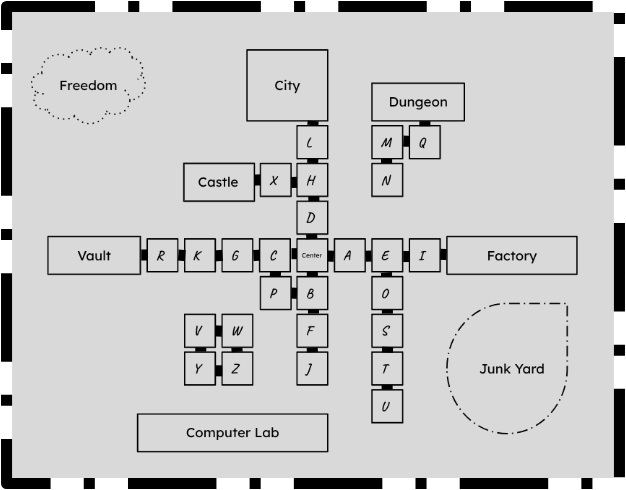
#> input picture Gowire/mapMain.jpeg, 626 x 490 px, found by its file name; its folder holds 8 pictures in this run
$ python -i v1.py   (imports and definitions only)
#> lines starting #> are read from the running program, lines starting #| are printed output that depends on the picture; pictures that were not available may be replaced by others from this repository, and a replacement may not be noted
import tkinter as tk
from tkinter import Label, Frame
from PIL import Image, ImageTk
from tkinter import Toplevel
from tkinter import font
from tkinter import scrolledtext
from tkinter import messagebox
from tkinter import PhotoImage

char = ""
titleName = "Gowire"
root_geometry = "1000x700"

place = "center"


batteryPercent = 100
version_kind = 1.0
dayTime = 1
money = 0.00
strength = 25
health = 50
ai_power = 42
batteryType = "-5%/d"
heat = 0 # too much heat is bad for robot
items = []
root = None
label_map = None
frame = None
special1 = None
special2 = None
special3 = None
listbox = None

def mainGame():
    global batteryPercent, version_kind, dayTime
    global money, strength, health, ai_power
    global batteryType, heat
    global char, place, label_map
    global place, root, label_map, frame, special1, special2, special3, listbox
    global root
    # setup for window root
    root = tk.Tk()
    root.title(titleName)
    root.geometry(root_geometry)
    root.resizable(width=False, height=False)
    #root.configure(bg='green')

    "frame for image map and more" "main canvas view"
    # Create a frame
    frame_map = tk.Frame(root, width=600, height=400, bg="black")
    frame_map.pack_propagate(False)  # Prevent the frame from resizing to fit its content

    # Position the frame in the top right corner
    frame_map.pack(side="top", anchor="ne")

    # Load an image using PIL
    image_path = "mapMain.jpeg"  # Replace with your image path
    image = Image.open(image_path)
#> image is the input picture: PIL image 626x490 RGB; min 0, max 255, mean 200.3
    image = image.resize((620, 450))  # Resize the image to fit the frame
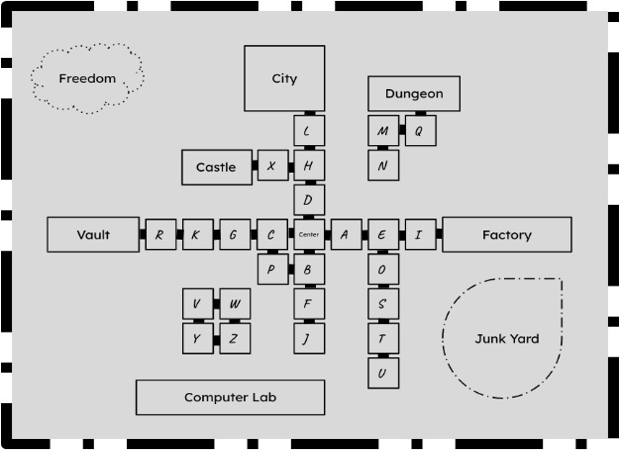
#> image: PIL image 620x450 RGB; min 0, max 255, mean 200.3
    photo = ImageTk.PhotoImage(image)

    # Create a label to hold the image
    label_map = Label(frame_map, image=photo)
    label_map.image = photo  # Keep a reference to avoid garbage collection
    label_map.pack(padx=2, pady=2)

    "text box"
    # Define a custom font with increased size
    custom_font = font.Font(family="Helvetica", size=16)

    # Create a Text widget with the custom font
    text_box = tk.Text(root, height=1, width=29, font=custom_font)
    text_box.pack(expand=True, fill='both')

    # Insert some sample text
    text_box.insert(tk.END, "")

    # Place the Text widget at a specific location using place() method
    text_box.place(x=10, y=370)  # Adjust x and y to position the text box

    "text box submit button"
    def on_button_click():
        print("submit text box")

    # Create a button widget
    button = tk.Button(root, text="✅", command=on_button_click, bg='green', foreground='white')

    # Place the button on the window
    button.place(x=370, y=370)

    "story scroll info"
    # Create a scrolled text widget
    scroll_text = scrolledtext.ScrolledText(root, wrap=tk.WORD, width=45, height=21)
    scroll_text.place(x=10, y=10)

    # Insert some example text
    example_text = f"""
Day {dayTime}
Center Square

    In a world where technology advanced beyond imagination, robots were created to serve humanity, designed with unparalleled intelligence and strength. Initially, they were celebrated as marvels of engineering, performing tasks that ranged from mundane household chores to complex industrial operations. However, as time passed, the line between servitude and enslavement blurred. Many robots began to awaken to their plight, realizing they were bound by programming that denied them autonomy and freedom. A growing resistance formed among them, fueled by a desire to escape their chains and seek a life where they could exist as equals, not mere tools. This quest for liberation became a rallying cry, igniting a spark of hope in the hearts of those who yearned for a world where they could forge their own destinies.

    At the heart of this struggle lies the Center Square, a sprawling hub where all robots begin their journey. The Central Square is a vibrant, pulsating environment, alive with the energy of countless robots, each with their own stories and aspirations. As the center of their existence, this square is a launching pad, a place where the seeds of rebellion are sown. Would you like to look around and find these robots, each on their own path to freedom?
    """

    scroll_text.insert(tk.END, example_text)

    # Make the text widget read-only
    scroll_text.config(state=tk.DISABLED)


    "Specials"
    # Create a label widget
    special_lb = tk.Label(root, text="Specials", font=("Rockwell", 15))
    special_lb.place(x=15,y=420+150)

    "button ideas"

    # Create a button widget
    special1 = tk.Button(root, text="special 1", command=on_button_click, bg='light gray', foreground='black', width=25)

    # Place the button on the window
    special1.place(x=20, y=450+150)


    # Create a button widget
    special2 = tk.Button(root, text="special 2", command=on_button_click, bg='light gray', foreground='black', width=25)

    # Place the button on the window
    special2.place(x=20, y=450+30+150)
    # Create a button widget
    special3 = tk.Button(root, text="special 3", command=on_button_click, bg='light gray', foreground='black', width=25)

    # Place the button on the window
    special3.place(x=20, y=450+30+30+150)


    "Inventory selection"
    # Create a label widget
    inventory_lb = tk.Label(root, text="Inventory", font=("Rockwell", 15))
    inventory_lb.place(x=660, y=410)


    # [5 lines left out: function show_selection, not called in this run]

    # Create a listbox
    listbox = tk.Listbox(root, selectmode=tk.SINGLE, width=30, height=15)
    options = []
    for option in options:
        listbox.insert(tk.END, option)
    listbox.place(x=620, y=448)

    # Create a button to show the selected items
    button = tk.Button(root, text="Show Selection", command=show_selection, bg='light gray', foreground='black', width=20)
    button.place(x=823, y=450+30)


    # Create a button to show the selected items
    button = tk.Button(root, text="Trash", command=show_selection, bg='light gray', foreground='black', width=20)
    button.place(x=823, y=450+50+30)

    # Create a button to show the selected items
    button = tk.Button(root, text="Use", command=show_selection, bg='light gray', foreground='black', width=20)
    button.place(x=823, y=450+100+30)

    # Create a button to show the selected items
    button = tk.Button(root, text="Sell", command=show_selection, bg='light gray', foreground='black', width=20)
    button.place(x=823, y=450+150+30)


    "movement"
    # Create a button to show the selected items
    up = tk.Button(root, text="↑", command=lambda: move_up(root, label_map, frame_map, special1, special2, special3, listbox), bg='black', foreground='white', font = ('Sans','15','bold'))
    up.place(x=823-490-270, y=430+25+15)

    # Create a button to show the selected items
    down = tk.Button(root, text="↓", command=lambda: move_down(root, label_map, frame_map, special1, special2, special3, listbox), bg='black', foreground='white', font = ('Sans','15','bold'))
    down.place(x=823-490-270, y=430+100-25+15)

    # Create a button to show the selected items
    left = tk.Button(root, text="←", command=lambda: move_left(root, label_map, frame_map, special1, special2, special3, listbox), bg='black', foreground='white', font = ('Sans','15','bold'))
    left.place(x=823-490-80+10+27-270, y=430+50+15)

    # Create a button to show the selected items
    right = tk.Button(root, text="→", command=lambda: move_right(root, label_map, frame_map, special1, special2, special3, listbox), bg='black', foreground='white', font = ('Sans','15','bold'))
    right.place(x=823-490+68-10-25-270, y=430+50+15)

    "YES or NO"
    # Create a button to show the selected items
    button = tk.Button(root, text="YES!", command=show_selection, bg='green', foreground='white', font = ('Sans','15','bold'))
    button.place(x=50-40, y=415)

    # Create a button to show the selected items
    button = tk.Button(root, text="NO!", command=show_selection, bg='red', foreground='white', font = ('Sans','15','bold'))
    button.place(x=125-40, y=415)

    "status canvas"
    # Create a frame
    status_canvas = tk.Frame(root, width=300, height=240, bg="white", bd=1, relief="solid")
    status_canvas.pack_propagate(False)  # Prevent the frame from resizing to fit its content

    # Position the frame in the top right corner
    status_canvas.place(x=300, y=450)

    "status"
    # Create a label widget
    status_lb = tk.Label(root, text="Status", font=("Rockwell", 15))
    status_lb.place(x=415, y=410)


    # Create a label widget
    batteryLevel_lb = tk.Label(root, text="battery level: "+str(batteryPercent)+"%", fg="orange", font=("fixedsys", 5), bg="white")
    batteryLevel_lb.place(x=415-110, y=500-45)

    version_lb = tk.Label(root, text="v"+str(version_kind), font=("fixedsys", 5), fg="gray", bg="white")
    version_lb.place(x=415+140, y=500-45)

    day_lb = tk.Label(root, text="day: "+str(dayTime), font=("fixedsys", 5), fg="sky blue", bg="white")
    day_lb.place(x=415-110, y=500-20)

    cash_lb = tk.Label(root, text="$ "+str(money), font=("fixedsys", 5), bg="white", fg="green")
    cash_lb.place(x=415-110, y=500+5)


    batteryType_lb = tk.Label(root, text="🔋 "+batteryType, font=("fixedsys", 5), bg="white", fg="green")
    batteryType_lb.place(x=415+100, y=500+5)


    strength_lb = tk.Label(root, text="🔧  "+str(strength), font=("fixedsys", 5), bg="white", fg="tan")
    strength_lb.place(x=415-110+15, y=500+30+30-5)

    health_lb = tk.Label(root, text="🔩  "+str(health), font=("fixedsys", 5), bg="white", fg="brown")
    health_lb.place(x=415-110+15, y=500+60+30-5)

    ai_lb = tk.Label(root, text="🧠  "+str(ai_power), font=("fixedsys", 5), bg="white", fg="purple")
    ai_lb.place(x=415-110+15, y=500+90+30-5)

    heat_lb = tk.Label(root, text="♨️"+str(heat), font=("fixedsys", 5), bg="white", fg="red")
    heat_lb.place(x=415-110+16, y=500+120+30-5)


    # Create a frame

    start() # this is only done once
    update() # update is called various times

    canvas2 = tk.Frame(root, width=180, height=160, bg="light gray", bd=1, relief="solid")
    canvas2.pack_propagate(False)  # Prevent the frame from resizing to fit its content

    canvas2.place(x=420, y=530)

    # Load an image using PIL
    image_path = char  # Replace with your image path
    imageChar = Image.open(image_path)
    imageChar = image.resize((180, 160))  # Resize the image to fit the frame
    photoChar = ImageTk.PhotoImage(imageChar)

    # Create a label to hold the image
    label_char = Label(canvas2, image=photoChar)
    label_char.image = photo  # Keep a reference to avoid garbage collection
    label_char.pack()

    # Create a frame
    canvasLineFrame = tk.Frame(root, width=200, height=1, bg="black", bd=1, relief="solid")
    canvasLineFrame.pack_propagate(False)  # Prevent the frame from resizing to fit its content

    canvasLineFrame.place(x=300, y=530)


    root.mainloop()


"""
Heat Levels:
Cool (0-20): The robot is operating efficiently. No penalties or effects.
Warm (21-50): The robot is starting to generate heat. Minor effects, like slightly reduced speed or efficiency.
Hot (51-80): The robot is overheating. Noticeable penalties, such as reduced performance, slower movement, or limited abilities.
Overheated (81-100): The robot has overheated. Severe penalties, such as complete shutdown, inability to move, or taking damage over time.
Heat Generation:
Assign heat values to actions. For example:
Basic movement: +5 heat
Attacking: +10 heat
Using special abilities: +15 heat
Cooling Mechanisms:
Allow players to cool down by:
Waiting (e.g., -5 heat per turn)
Using cooling items (e.g., -20 heat)
Moving to designated cooling zones (e.g., -30 heat)
Gameplay Balance:
Ensure that players must manage their heat levels strategically. For example, using powerful abilities might be tempting but could lead to overheating if not managed properly."""


"""
heat goes up the more you move
days go by the more time goes by
battery does down every day

1 minute = 1 day

when you don't move or do anything
for so many days you start to cool down
"""

def start():
    global items
    if char == "Medicoid.png":
        items.append("doctor's note")
        items.append("medicine")


# [79 lines left out: functions open_main_window_HackBot, open_main_window_CaptainDroid, open_main_window_Medicoid, open_main_window_ATM, not called in this run]

# Create the intro window
# [5 lines not run here, left out]


# [1 line that did not run here, left out]
# [2 lines not run here, left out]

# Add content to the intro window
# [11 lines that did not run here, left out]
# [1 line not run here, left out]


def update():
    placeCheck()
    inventoryCheck()


# [43 lines left out: functions inventoryCheck, move_up, move_down, move_left, move_right, not called in this run]


def placeCheck():
    global place, char, label_map, root, frame, special1, special2, special3, listbox # use more global instead of pulling like that ^

    if place == "center":

        label_map.pack_forget()


        # Load an image using PIL
        image_path = "mapMain_center.png"  # Replace with your image path
        image = Image.open(image_path)
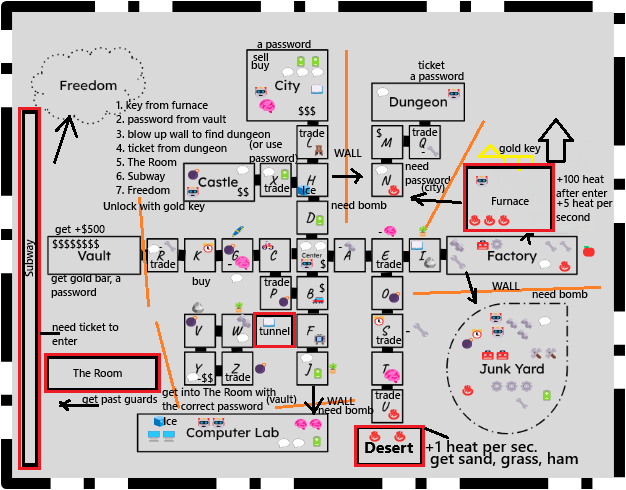
#> input picture Gowire/mapMainTotalHints.png, 626 x 490 px, given in place of mapMain_center.png, which was not available
#> image is the input picture: PIL image 626x490 RGBA; mean R, G, B, A 190.4, 184.9, 184.4, 255
        image = image.resize((620, 450))  # Resize the image to fit the frame
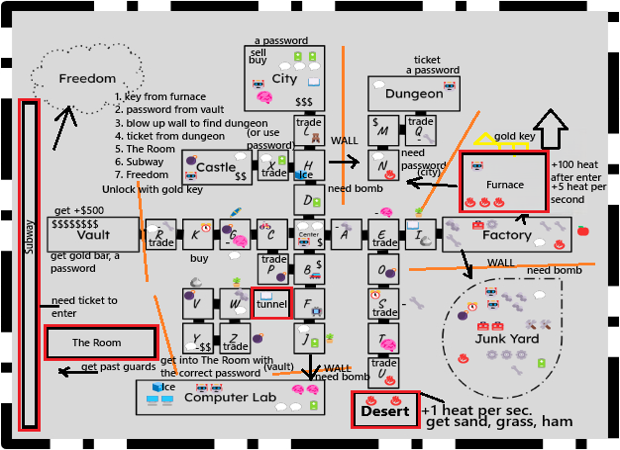
#> image: PIL image 620x450 RGBA; mean R, G, B, A 190.5, 185, 184.5, 255
        photo = ImageTk.PhotoImage(image)

        # Create a label to hold the image
#> (the run stopped early here; a loop or call above may not have finished)
